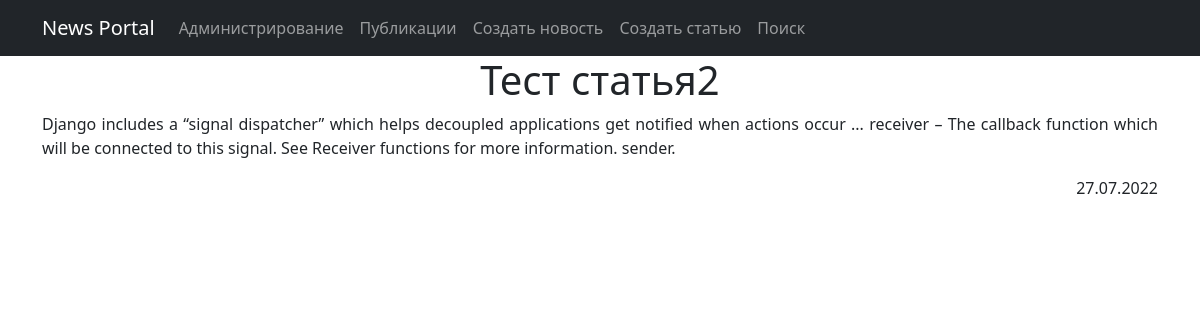
The app's page /news/61 with its own data.
### news/models.py (models this page shows, shortened)
class Post(models.Model):
    post_news = 'Новость'
    post_article = 'Статья'
    POST_TYPES = [('NS', post_news), ('AT', post_article)]
    author = models.ForeignKey(Author, on_delete=models.CASCADE)
    post_type = models.CharField(max_length=2, choices=POST_TYPES)
    create_datetime = models.DateTimeField(auto_now_add=True)
    lastchange_datetime = models.DateTimeField(auto_now=True)
    categories = models.ManyToManyField(Category, through='PostCategory')
    caption = models.CharField(max_length=255)
    text = models.TextField()
    rating = models.IntegerField(default=0)

### news/views.py (the view)
# urls.py: path('<int:pk>', PostDetail.as_view(), name='post'),
class PostDetail(DetailView):
    model = Post
    template_name = 'news/post.html'
    context_object_name = 'post'
    def get_context_data(self, **kwargs):
        context = super().get_context_data(**kwargs)
        cur_user = self.request.user.pk
        if cur_user is not None:
            is_subscriber = len(Category.objects.filter(subscribers=cur_user)) != 0
        else:
            is_subscriber = False
        context['is_subscriber'] = is_subscriber
        context['is_user'] = cur_user is not None
        return context
    def post(self, request, *args, **kwargs):
        self.object = self.get_object()
        context = super(PostDetail, self).get_context_data(**kwargs)
        if 'subscribe' in request.POST:
            context['post'].subscribe(request.user)
        if 'unsubscribe' in request.POST:
            context['post'].unsubscribe(request.user)
        return self.render_to_response(context=context)

### news/templatetags/custom_filters.py (called while the page is built)
@register.filter()
def censor(value: str):
    if type(value) != str:
        raise ValueError(f'Filter "censor" need str argument, given {type(value)}')
    result = value
    for bad_word in BAD_WORDS:
        result = result.replace(bad_word, bad_word[0] + '*' * (len(bad_word) - 1))
        result = result.replace(bad_word.capitalize(), bad_word[0].upper() + '*' * (len(bad_word) - 1))
    return result

### templates/news/post.html (shortened to what this page needs)
{% extends 'flatpages/default.html' %}
{% load custom_filters %}
{% block content %}
<h1>{{ post.caption|censor }}</h1>
<p align="justify">{{ post.text|censor }}</p>
<p align="right">{{ post.create_datetime|date:"d.m.Y" }}</p>
{% endblock content %}

### records on screen
Post: caption|censor "Тест статья2", text|censor "Django includes a “signal dispatcher” which helps decoupled applications get notified when actions occur ... receiver – The callback function which will be connected to this signal. See Receiver functions for more information. sender.", create_datetime "27.07.2022"
